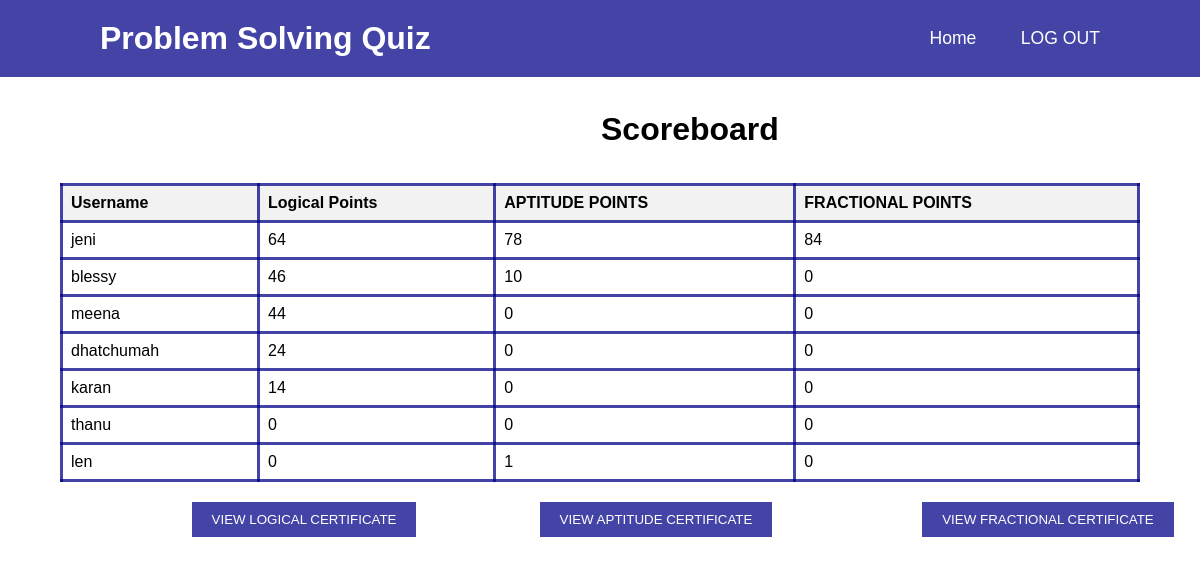
The app's page /overall_scoreboard.php with its own data.
### tables this page shows
CREATE TABLE `user_info` (
  `user_id` int(11) NOT NULL,
  `username` varchar(50) NOT NULL,
  `email` varchar(100) NOT NULL,
  `password` varchar(128) NOT NULL,
  `points` int(11) NOT NULL,
  `otp` int(11) NOT NULL,
  `quiz_score` int(11) NOT NULL DEFAULT 0,
  `level3` int(255) NOT NULL,
  `level4` int(245) NOT NULL,
  `int_level1` int(255) NOT NULL,
  `int_level2` int(255) NOT NULL,
  `int_level3` int(255) NOT NULL,
  `int_level4` int(255) NOT NULL,
  `exp_level1` int(255) NOT NULL,
  `exp_level2` int(255) NOT NULL,
  `exp_level3` int(255) NOT NULL,
  `exp_level4` int(255) NOT NULL,
  `allpoints` int(255) NOT NULL,
  `beginner_score` int(255) NOT NULL,
  `intermediate_score` int(255) NOT NULL,
  `expert_score` int(255) NOT NULL,
  `a_points` int(11) NOT NULL,
  `a_otp` int(11) NOT NULL,
  `a_quiz_score` int(11) NOT NULL DEFAULT 0,
  `a_level3` int(255) NOT NULL,
  `a_level4` int(245) NOT NULL,
  `a_int_level1` int(255) NOT NULL,
  `a_int_level2` int(255) NOT NULL,
  `a_int_level3` int(255) NOT NULL,
  `a_int_level4` int(255) NOT NULL,
  `a_exp_level1` int(255) NOT NULL,
  `a_exp_level2` int(255) NOT NULL,
  `a_exp_level3` int(255) NOT NULL,
  `a_exp_level4` int(255) NOT NULL,
  `a_aptitudeallpoints` int(255) NOT NULL,
  `f_points` int(11) NOT NULL,
  `f_otp` int(11) NOT NULL,
  `f_quiz_score` int(11) NOT NULL DEFAULT 0,
  `f_level3` int(255) NOT NULL,
  `f_level4` int(245) NOT NULL,
  `f_int_level1` int(255) NOT NULL,
  `f_int_level2` int(255) NOT NULL,
  `f_int_level3` int(255) NOT NULL,
  `f_int_level4` int(255) NOT NULL,
  `f_exp_level1` int(255) NOT NULL,
  `f_exp_level2` int(255) NOT NULL,
  `f_exp_level3` int(255) NOT NULL,
  `f_exp_level4` int(255) NOT NULL,
  `f_allpoints` int(255) NOT NULL
);

### overall_scoreboard.php (the view, shortened to what this page needs)
<?php
include 'header.php';
?>
<!DOCTYPE html>
<html lang="en">
<head>
    <link rel="stylesheet" href="styles1.css">
</head>
<body>
    <h1>Scoreboard</h1>
<?php
$servername = "localhost";
$username = "root";
$password = "";
$dbname = "javaboi";
$conn = new mysqli($servername, $username, $password, $dbname);
$sql = "SELECT username, allpoints, a_aptitudeallpoints, f_allpoints FROM user_info  ORDER BY allpoints DESC";
$result = $conn->query($sql);
if ($result->num_rows > 0) {
    echo "<table border='1'><tr><th>Username</th><th>Logical Points</th><th>APTITUDE POINTS</th><th>FRACTIONAL POINTS</th></tr>";
    while ($row = $result->fetch_assoc()) {
        echo "<tr><td>" . $row["username"] . "</td><td>" . $row["allpoints"] . "</td><td>" . $row["a_aptitudeallpoints"] . "</td><td>" . $row["f_allpoints"] . "</td></tr>";
    }
    echo "</table>";
} else {
    echo "No results found";
}
?>
 <form method="post" action="certificate.php" style="    margin-left: -37em;">
        <input type="submit" name="get_certificate" value="VIEW LOGICAL CERTIFICATE">
    </form>
    <form method="post" action="certificate1.php" style="        margin-top: -35px; margin-left: 7em;">
        <input type="submit" name="get_certificate" value="VIEW APTITUDE CERTIFICATE">
    </form>
    <form method="post" action="certificate2.php" style="       margin-top: -35px; margin-left: 56em;">
        <input type="submit" name="get_certificate" value="VIEW FRACTIONAL CERTIFICATE">
    </form>
</body>
</html>

### styles1.css (style rules this page uses)
* { margin: 0; padding: 0; box-sizing: border-box; font-family: 'Poppins', sans-serif; }
body { margin: 0; background-color: white; margin-top: 8%; }

### header.php (style rules this page uses)
table { border-collapse: collapse; width: 50%; margin: 20px auto; }
th, td { border: 3px solid #4EB33E; padding: 8px; text-align: left; }
th { background-color: #f2f2f2; }
h1 { padding: 58px; margin-top: 37px; margin-left: 586px; }
th, td { border: 3px solid #808dff; padding: 8px; text-align: left; }
body { margin: 0; background-color: white; }

### overall_scoreboard.php (style rules this page uses)
table { border-collapse: collapse; width: 50%; margin: 20px auto; }
th, td { border: 3px solid #858C94; padding: 8px; text-align: left; }
th { background-color: #f2f2f2; }
h1 { padding: 15px; padding-top:10%; }
table { border-collapse: collapse; width: 90%; margin: 20px auto; }
th, td { border: 3px solid #008b; padding: 8px; text-align: left; }
h1 { padding: 15px; }
form { text-align: center; margin-top: 20px; display: flex; justify-content: center; }
input[type="submit"] { background-color: #008b; color: white; border: none; padding: 10px 20px; cursor: pointer; margin: 0 10px; }

### records on screen
user_info: username "jeni", allpoints "64", a_aptitudeallpoints "78", f_allpoints "84"
user_info: username "blessy", allpoints "46", a_aptitudeallpoints "10", f_allpoints "0"
user_info: username "meena", allpoints "44", a_aptitudeallpoints "0", f_allpoints "0"
user_info: username "dhatchumah", allpoints "24", a_aptitudeallpoints "0", f_allpoints "0"
user_info: username "karan", allpoints "14", a_aptitudeallpoints "0", f_allpoints "0"
user_info: username "thanu", allpoints "0", a_aptitudeallpoints "0", f_allpoints "0"
user_info: username "len", allpoints "0", a_aptitudeallpoints "1", f_allpoints "0"
